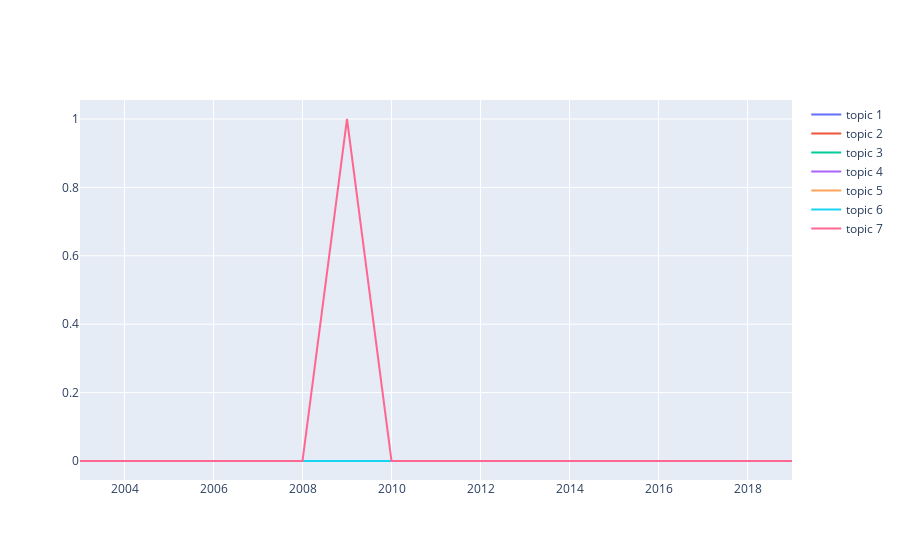

The notebook cell saved with this chart:
### Code cell
fig = go.Figure()

for i in range(len(totals)):
    fig.add_trace(go.Scatter(x = x, y=totals[i],
                    mode='lines',
                    name='topic {:}'.format(i + 1)))
fig.show()

### Figure 1 — Plotly figure (JSON) as saved in the notebook; plotly's stock layout.template omitted (floating-point values rounded to 4 significant figures)
{"data": [{"mode": "lines", "name": "topic 1", "type": "scatter", "x": [2003, 2004, 2005, 2006, 2007, 2008, 2009, 2010, 2011, 2012, 2013, 2014, 2015, 2016, 2017, 2018, 2019], "y": [0, 0, 0, 0, 0, 0, 0, 0, 0, 0, 0, 0, 0, 0, 0, 0, 0]}, {"mode": "lines", "name": "topic 2", "type": "scatter", "x": [2003, 2004, 2005, 2006, 2007, 2008, 2009, 2010, 2011, 2012, 2013, 2014, 2015, 2016, 2017, 2018, 2019], "y": [0, 0, 0, 0, 0, 0, 0, 0, 0, 0, 0, 0, 0, 0, 0, 0, 0]}, {"mode": "lines", "name": "topic 3", "type": "scatter", "x": [2003, 2004, 2005, 2006, 2007, 2008, 2009, 2010, 2011, 2012, 2013, 2014, 2015, 2016, 2017, 2018, 2019], "y": [0, 0, 0, 0, 0, 0, 0, 0, 0, 0, 0, 0, 0, 0, 0, 0, 0]}, {"mode": "lines", "name": "topic 4", "type": "scatter", "x": [2003, 2004, 2005, 2006, 2007, 2008, 2009, 2010, 2011, 2012, 2013, 2014, 2015, 2016, 2017, 2018, 2019], "y": [0, 0, 0, 0, 0, 0, 0, 0, 0, 0, 0, 0, 0, 0, 0, 0, 0]}, {"mode": "lines", "name": "topic 5", "type": "scatter", "x": [2003, 2004, 2005, 2006, 2007, 2008, 2009, 2010, 2011, 2012, 2013, 2014, 2015, 2016, 2017, 2018, 2019], "y": [0, 0, 0, 0, 0, 0, 0, 0, 0, 0, 0, 0, 0, 0, 0, 0, 0]}, {"mode": "lines", "name": "topic 6", "type": "scatter", "x": [2003, 2004, 2005, 2006, 2007, 2008, 2009, 2010, 2011, 2012, 2013, 2014, 2015, 2016, 2017, 2018, 2019], "y": [0, 0, 0, 0, 0, 0, 0, 0, 0, 0, 0, 0, 0, 0, 0, 0, 0]}, {"mode": "lines", "name": "topic 7", "type": "scatter", "x": [2003, 2004, 2005, 2006, 2007, 2008, 2009, 2010, 2011, 2012, 2013, 2014, 2015, 2016, 2017, 2018, 2019], "y": [0, 0, 0, 0, 0, 0, 1, 0, 0, 0, 0, 0, 0, 0, 0, 0, 0]}], "layout": {}}
